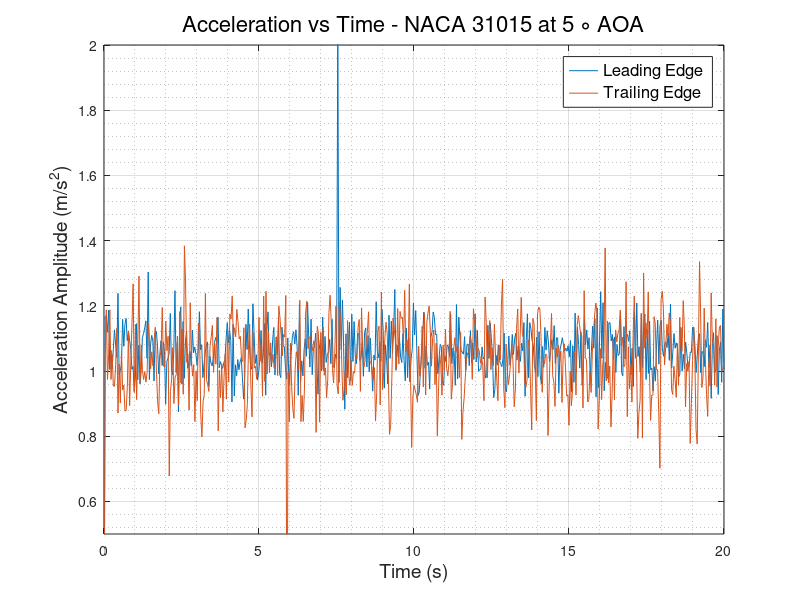
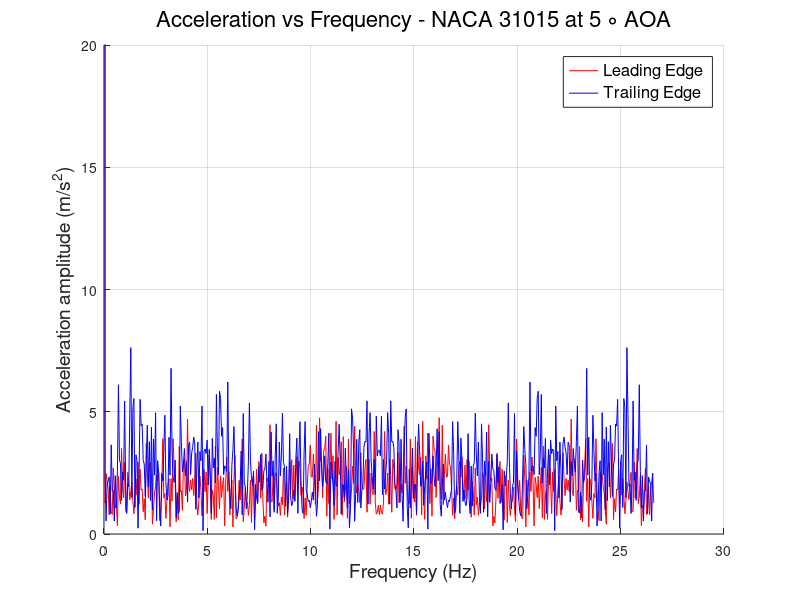

Recreate these plots in MATLAB, in order.
clc
clear
close all
%% READING ACCELEROMETER DATA and defining Variables
                        % LEADING EDGE %
data   = xlsread('LE_500rpm.csv');
LE_time   = data(:,1);
LE_X_acc  = data(:,2);
LE_Y_acc  = data(:,3);
LE_Z_acc  = data(:,4);
LE_R_acc  = sqrt(LE_X_acc.^2 + LE_Y_acc.^2 + LE_Z_acc.^2);
% plot(LE_time,LE_R_acc)
N      = numel(LE_time);
Ts     = abs(diff(LE_time(1:2)));
fs     = 1/Ts;
f_axis = [0:N-1]*fs/N;
A_freq_LE = fft(LE_R_acc);
figure(1) 
plot(LE_time,LE_R_acc)
hold on
figure(2)
hold on
plot(f_axis,abs(A_freq_LE),'-r','LineWidth',0.5)
grid on 
grid minor
                        % TRAILING EDGE %
data   = xlsread('TE_500rpm.csv');
TE_time   = data(:,1);
TE_X_acc  = data(:,2);
TE_Y_acc  = data(:,3);
TE_Z_acc  = data(:,4);
TE_R_acc  = sqrt(TE_X_acc.^2 + TE_Y_acc.^2 + TE_Z_acc.^2);
% plot(TE_time,TE_R_acc)
N      = numel(TE_time);
Ts     = abs(diff(TE_time(1:2)));
fs     = 1/Ts;
f_axis = [0:N-1]*fs/N;
A_freq_TE = fft(TE_R_acc);
figure(1)
plot(TE_time, TE_R_acc)
grid on
grid minor
xlabel('Time (s)','FontSize',14,'FontWeight','normal')
ylabel('Acceleration Amplitude (m/s^2)','FontSize',14,'FontWeight','normal')
legend ('Leading Edge','Trailing Edge','FontSize',12,'FontWeight','normal')
title('Acceleration vs Time - NACA 31015 at 5 \circ AOA','FontSize',16,'FontWeight','normal')
ylim([0.5 2])
figure(2)
plot(f_axis,abs(A_freq_TE),'-b','LineWidth',0.5)
grid on 
grid minor
ylabel('Acceleration amplitude (m/s^2)','FontSize',14,'FontWeight','normal')
xlabel('Frequency (Hz)','FontSize',14,'FontWeight','normal')
ylim([0 20])
legend ('Leading Edge','Trailing Edge','FontSize',12,'FontWeight','normal')
title('Acceleration vs Frequency - NACA 31015 at 5 \circ AOA','FontSize',16,'FontWeight','normal')
